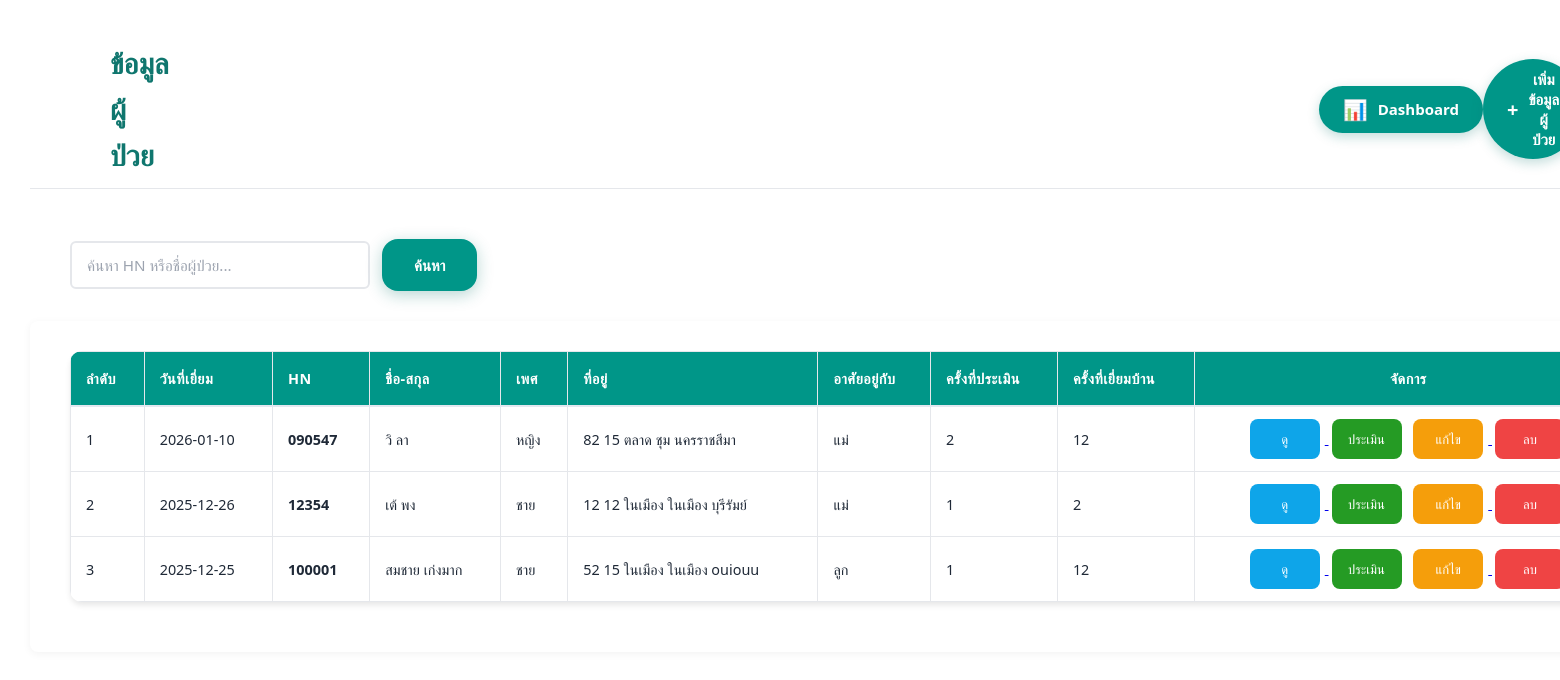
The page / on the database its author committed.
### tables this page shows
CREATE TABLE `patients` (
  `id` int(11) NOT NULL,
  `no` varchar(50) DEFAULT NULL COMMENT 'ลำดับ',
  `visit_date` date DEFAULT NULL COMMENT 'วันที่เยี่ยม',
  `hn` varchar(50) DEFAULT NULL COMMENT 'HN (Hospital Number)',
  `fullname` varchar(255) DEFAULT NULL COMMENT 'ชื่อ-สกุล',
  `age_y` int(11) DEFAULT NULL COMMENT 'อายุ (ปี)',
  `age_m` int(11) DEFAULT NULL COMMENT 'อายุ (เดือน)',
  `gender` varchar(10) DEFAULT NULL COMMENT 'เพศ',
  `gender_note` text DEFAULT NULL COMMENT 'หมายเหตุเพศ',
  `address_no` varchar(100) DEFAULT NULL COMMENT 'เลขที่',
  `address_moo` varchar(50) DEFAULT NULL COMMENT 'หมู่',
  `address_tambon` varchar(100) DEFAULT NULL COMMENT 'ตำบล',
  `address_amphur` varchar(100) DEFAULT NULL COMMENT 'อำเภอ',
  `address_province` varchar(100) DEFAULT NULL COMMENT 'จังหวัด',
  `live_with` varchar(255) DEFAULT NULL COMMENT 'อาศัยอยู่กับ',
  `residence_type` varchar(100) DEFAULT NULL COMMENT 'ประเภทที่อยู่อาศัย',
  `pre_visit_illness` text DEFAULT NULL,
  `is_imc` varchar(10) DEFAULT NULL,
  `visit_reason` text DEFAULT NULL,
  `symptoms_found` text DEFAULT NULL,
  `medical_equipment` text DEFAULT NULL,
  `problems_found` text DEFAULT NULL,
  `solution` text DEFAULT NULL,
  `consultation` tinyint(1) DEFAULT 0 COMMENT 'เบิกปรึกษา',
  `no_consultation` text DEFAULT NULL COMMENT 'ไม่เบิกปรึกษา',
  `imc` varchar(50) DEFAULT NULL COMMENT 'IMC/BMI',
  `health_note` text DEFAULT NULL COMMENT 'หมายเหตุสุขภาพ',
  `consult_yes` tinyint(1) DEFAULT 0 COMMENT 'ปรึกษา',
  `consult_no` tinyint(1) DEFAULT 0 COMMENT 'ไม่ปรึกษา',
  `medicine_yes` tinyint(1) DEFAULT 0 COMMENT 'ให้ยา',
  `medicine_no` tinyint(1) DEFAULT 0 COMMENT 'ไม่ให้ยา',
  `wc_info` varchar(255) DEFAULT NULL COMMENT 'บ้านแรม (WC)',
  `general_note` text DEFAULT NULL COMMENT 'หมายเหตุทั่วไป',
  `created_at` timestamp NOT NULL DEFAULT current_timestamp() COMMENT 'วันที่สร้าง',
  `updated_at` timestamp NOT NULL DEFAULT current_timestamp() ON UPDATE current_timestamp() COMMENT 'วันที่อัปเดต'
);

### db.php (called while the page is built, shortened)
<?php
$DB_HOST = getenv('DB_HOST') ?: 'localhost';
$DB_PORT = getenv('DB_PORT') ?: '';
$DB_USER = getenv('DB_USER') ?: 'root';
$DB_PASS = getenv('DB_PASS') ?: '';
$DB_NAME = getenv('DB_NAME') ?: 'doctorvisit';
$port = is_numeric($DB_PORT) ? (int)$DB_PORT : null;
if ($port) {
    $mysqli = new mysqli($DB_HOST, $DB_USER, $DB_PASS, '', $port);
} else {
    $mysqli = new mysqli($DB_HOST, $DB_USER, $DB_PASS);
}
if ($mysqli->connect_errno) {
    $db_error = $mysqli->connect_error;
} else {
    $mysqli->set_charset('utf8mb4');
    $mysqli->query("CREATE DATABASE IF NOT EXISTS `{$DB_NAME}` CHARACTER SET utf8mb4 COLLATE utf8mb4_unicode_ci");
    $mysqli->select_db($DB_NAME);
}
function db_get_patients(int $limit = 100): array {
    global $mysqli;
    $sql = "
        SELECT
            p.id,
            p.hn,
            p.fullname,
            p.gender,
            CONCAT_WS(' ', p.address_no, p.address_moo, p.address_tambon, p.address_amphur, p.address_province) AS address,
            p.live_with,
            (
                SELECT COUNT(DISTINCT v.id)
                FROM visits v
                WHERE v.patient_id = p.id
                   OR (v.patient_id IS NULL AND v.hn = p.hn AND v.hn IS NOT NULL AND v.hn != '')
                   OR (v.hn = p.hn AND v.hn IS NOT NULL AND v.hn != '' AND p.hn IS NOT NULL AND p.hn != '')
            ) AS visit_count,
            (
                SELECT COUNT(DISTINCT a.id)
                FROM inhomess_assessments a
                WHERE a.patient_id = p.id
                   OR (a.patient_id IS NULL AND a.hn = p.hn AND a.hn IS NOT NULL AND a.hn != '')
                   OR (a.hn = p.hn AND a.hn IS NOT NULL AND a.hn != '' AND p.hn IS NOT NULL AND p.hn != '')
            ) AS assessment_count,
            COALESCE(
                (SELECT MAX(v.visit_date) FROM visits v
                 WHERE v.patient_id = p.id
                    OR (v.patient_id IS NULL AND v.hn = p.hn AND v.hn IS NOT NULL AND v.hn != '')
                    OR (v.hn = p.hn AND v.hn IS NOT NULL AND v.hn != '' AND p.hn IS NOT NULL AND p.hn != '')),
                (SELECT MAX(a.assess_date) FROM inhomess_assessments a
                 WHERE a.patient_id = p.id
                    OR (a.patient_id IS NULL AND a.hn = p.hn AND a.hn IS NOT NULL AND a.hn != '')
                    OR (a.hn = p.hn AND a.hn IS NOT NULL AND a.hn != '' AND p.hn IS NOT NULL AND p.hn != '')),
                p.visit_date
            ) AS last_visit_date
        FROM patients p
        ORDER BY last_visit_date DESC, p.created_at DESC
        LIMIT ?";
    $stmt = $mysqli->prepare($sql);
    $stmt->bind_param('i', $limit);
    $stmt->execute();
    $res = $stmt->get_result();
    $rows = $res->fetch_all(MYSQLI_ASSOC);
    return $rows;
}
?>

### index.php (the view, shortened to what this page needs)
<?php
require_once __DIR__ . '/db.php';
$search_query = isset($_GET['q']) ? trim($_GET['q']) : '';
$patients = [];
if (file_exists(__DIR__ . '/db.php')) {
    if (function_exists('db_get_patients')) {
        $patients = db_get_patients(200);
    }
}
?>
<!DOCTYPE html>
<html lang="th">
<head>
    <link rel="stylesheet" href="styles.css">
</head>
<body>
    <div class="container">
        <main class="main-content">
            <header class="main-header">
                <h1>ข้อมูลผู้ป่วย</h1>
                <div class="header-dashboard">
                    <a href="dashboard.php" class="btn-add-container">
                        <button class="btn-add-patient">
                            <span class="plus-icon">📊</span> Dashboard
                        </button>
                    </a>
                </div>
                <div class="header-actions">
                    <a href="add.php" class="btn-add-container">
                        <button class="btn-add-patient">
                            <span class="plus-icon">+</span> เพิ่มข้อมูลผู้ป่วย
                        </button>
                    </a>
                </div>
            </header>
            <form class="search-bar" method="get" action="index.php">
                <div class="search-container">
                    <input type="text" name="q" placeholder="ค้นหา HN หรือชื่อผู้ป่วย..."
                        value="<?php echo htmlspecialchars($search_query); ?>">
                </div>
                <button type="submit" class="btn-search">
                    <span>ค้นหา</span>
                </button>
            </form>
            <div class="patient-table-container">
                <table class="patient-table">
                    <thead>
                        <tr>
                            <th>ลำดับ</th>
                            <th>วันที่เยี่ยม</th>
                            <th>HN</th>
                            <th>ชื่อ-สกุล</th>
                            <th>เพศ</th>
                            <th>ที่อยู่</th>
                            <th>อาศัยอยู่กับ</th>
                            <th>ครั้งที่ประเมิน</th>
                            <th>ครั้งที่เยี่ยมบ้าน</th>
                            <th style="text-align: center;">จัดการ</th>
                        </tr>
                    </thead>
                    <tbody>
                        <?php
                        $i = 1;
                        foreach ($patients as $patient):
                            ?>
                            <tr>
                            <td><?php echo $i++; ?></td>
                            <td><?php echo htmlspecialchars($patient['last_visit_date'] ?? ''); ?></td>
                                <td><strong><?php echo htmlspecialchars($patient['hn']); ?></strong></td>
                                <td><?php echo htmlspecialchars($patient['fullname'] ?? ($patient['name'] ?? '')); ?></td>
                                <td><?php echo htmlspecialchars($patient['gender'] ?? ''); ?></td>
                                <td><?php echo htmlspecialchars($patient['address'] ?? ''); ?></td>
                                <td><?php echo htmlspecialchars($patient['live_with'] ?? ($patient['living_with'] ?? '')); ?>
                                </td>
                            <td><?php echo isset($patient['assessment_count']) && $patient['assessment_count'] !== null ? htmlspecialchars($patient['assessment_count']) : '0'; ?></td>
                            <td><?php echo isset($patient['visit_count']) && $patient['visit_count'] !== null ? htmlspecialchars($patient['visit_count']) : '0'; ?></td>
                                <td style="text-align: center;">
                                    <a
                                        href="patient_overview.php?patient_id=<?php echo $patient['id']; ?>&hn=<?php echo $patient['hn']; ?>">
                                        <button class="btn-action btn-view">ดู</button>
                                    </a>
                                    <button class="btn-action btn-evaluate" data-hn="<?php echo $patient['hn']; ?>"
                                        data-fullname="<?php echo htmlspecialchars($patient['fullname'] ?? $patient['name']); ?>"
                                        data-id="<?php echo $patient['id']; ?>">ประเมิน</button>
                                    <a href="edit_patient.php?id=<?php echo $patient['id']; ?>">
                                        <button class="btn-action edit">แก้ไข</button>
                                    </a>
                                    <button class="btn-action delete"
                                        onclick="confirmDelete(<?php echo $patient['id']; ?>, '<?php echo htmlspecialchars($patient['fullname'] ?? $patient['name'] ?? 'ผู้ป่วย'); ?>')">ลบ</button>
                                </td>
                            </tr>
                        <?php endforeach; ?>
                    </tbody>
                </table>
            </div>
        </main>
    </div>
</body>
</html>

### styles.css (style rules this page uses)
:root { --bg: #f5f7fb; --card: #ffffff; --text: #1f2937; --muted: #6b7280; --primary: #0f766e; --primary-light: #14b8a6; --primary-dark: #0d9488; --accent: #0ea5e9; --accent-light: #38bdf8; --danger: #ef4444; --danger-dark: #dc2626; --success: #10b981; --warning: #f59e0b; --sidebar-bg: #0f766e; --sidebar-hover: #14b8a6; --sidebar-active: #0d9488; --border: #e5e7eb; --shadow: rgba(15, 118, 110, 0.1); }
* { box-sizing: border-box; margin: 0; padding: 0; font-family: 'Segoe UI', 'Arial', sans-serif; }
body { background-color: var(--bg); color: var(--text); line-height: 1.6; }
.container { display: flex; min-height: 100vh; position: relative; }
.main-content { flex-grow: 1; padding: 30px; background-color: var(--card); margin-left: 0; transition: margin-left 0.3s ease-in-out; min-height: 100vh; }
.main-header { display: flex; justify-content: space-between; align-items: center; padding-bottom: 20px; border-bottom: 2px solid var(--border); margin-bottom: 30px; }
.main-header h1 { font-size: 1.8em; font-weight: 600; color: var(--primary); }
.header-actions { display: flex; align-items: center; gap: 15px; }
.btn-action { padding: 6px 12px; margin: 0 3px; font-size: 0.85em; border-radius: 4px; }
.btn-action.edit { background-color: var(--warning); color: #ffffff; }
.btn-action.delete { background-color: var(--danger); color: #ffffff; }
.search-bar { display: flex; margin: 20px 0 30px 0; gap: 10px; }
.search-bar input[type="text"] { padding: 12px 15px; border: 2px solid var(--border); border-radius: 6px; width: 300px; font-size: 0.95em; transition: border-color 0.3s; }
.patient-table-container { margin-top: 10px; background: var(--card); border-radius: 8px; overflow: hidden; box-shadow: 0 2px 8px rgba(0, 0, 0, 0.05); }
.patient-table { width: 100%; border-collapse: collapse; }
.patient-table thead th { background: linear-gradient(135deg, var(--primary) 0%, var(--primary-dark) 100%); padding: 15px; text-align: left; font-weight: 600; font-size: 0.9em; color: #ffffff; text-transform: uppercase; letter-spacing: 0.5px; }
.patient-table tbody tr { transition: background-color 0.2s; }
.patient-table tbody td { padding: 12px 15px; border-bottom: 1px solid var(--border); font-size: 0.9em; }
table { width: 100%; border-collapse: collapse; margin-bottom: 20px; background: var(--card); border-radius: 6px; overflow: hidden; }
th, td { border: 1px solid var(--border); padding: 12px; text-align: left; }
th { background: rgba(15, 118, 110, 0.1); font-weight: 600; color: var(--primary); }
input[type="text"], input[type="date"], input[type="number"], select, textarea { width: 95%; padding: 10px; border: 2px solid var(--border); border-radius: 4px; font-size: 0.95em; transition: border-color 0.3s; }

### rows shown on the page
patients: last_visit_date "2026-01-10", hn "090547", fullname "วิ ลา", gender "หญิง", address "82 15 ตลาด ชุม นครราชสีมา", live_with "แม่", assessment_count "2", visit_count "12"
patients: last_visit_date "2025-12-26", hn "12354", fullname "เต้ พง", gender "ชาย", address "12 12 ในเมือง ในเมือง บุรีรัมย์", live_with "แม่", assessment_count "1", visit_count "2"
patients: last_visit_date "2025-12-25", hn "100001", fullname "สมชาย เก่งมาก", gender "ชาย", address "52 15 ในเมือง ในเมือง ouiouu", live_with "ลูก", assessment_count "1", visit_count "12"
